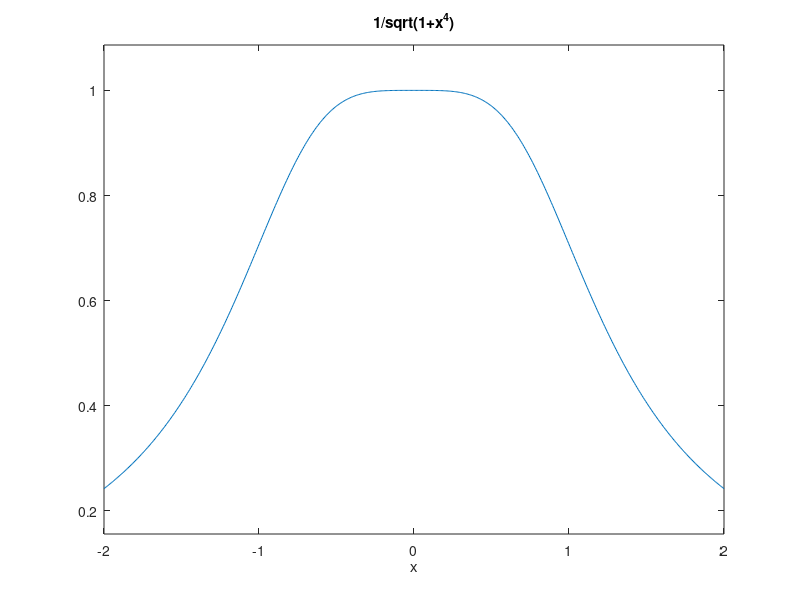

Here is the MATLAB script that generated this plot:
%% HY 213 - ARI8MHTIKH ANALYSH
%% Ergatshrio 10
%% Ari8mhtikh Oloklhrwsh kai Paragwgish,
%% onomatepwnymo = .......
%% userID = .......
%% AEM = .......% 

%% ASKHSH 1
%% Symbolikoi ypologismoi gia ypologismo oloklhrwmatwn se synexh dedomena.
%% synarthsh 1 metablhths

clf; clc; clear all, disp('ASKHSH 1')
ekf1 = '1./sqrt(1+x.^4)';
f1 = inline(ekf1);
ezplot(f1, [-2, 2]);
olok1 = quad(f1, -2, 2);
fprintf('QUAD: To oloklhrwma ths synarthshs %s einai %12.8f \n',ekf1,olok1);
pause

%% ASKHSH 2
%% Oloklhrwsh me diakrita dedomena
%% Xrhsimopoihste thn me8odo toy trapeziou (olok=trapz(x,y)) gia na
%% ypologisete to oloklhrwma ths parakatw synarthshs.

%% Synarthsh h(x) = 1/((x-0.3)^2+0.01)  + 1/((x-0.9)^2+0.4)
% clf; clc; clear all, disp('ASKHSH 2')
% h = inline('1./((x-0.3).^2+0.01)  + 1./((x-0.9).^2+0.4)');
% ezplot(h,[0,10]); title('1/((x-0.3)^2+0.01)  + 1/((x-0.9)^2+0.4)'); axis tight;
% x = [0:0.5:10];
% y = h(x);
% olokt = trapz(....  ,  ....);
% fprintf('TRAPZ: To oloklhrwma ths h sto [0, 10] einai %12.8f \n',olokt);
% hold on;
% plot(x,y, '*-r')
% pause;


%% ASKHSH 2a
%% Taksh sygklishs me8odou oloklhrwshs.
%% Xrhsimopoihste thn me8odo toy trapeziou (olok=trapz(x,y)) kai epibebaiwste thn tajh sygklishs ths.
%% Xrhsimopoieiste thn quad,  gia na sygkrinete ta apotelesmata kai na ypologisete to sfalma.

%% Synarthsh h(x) = 1/((x-0.3)^2+0.01)  + 1/((x-0.9)^2+0.4)
% clf; clc; clear all, disp('ASKHSH 2a')
% h = inline('1./((x-0.3).^2+0.01)  + 1./((x-0.9).^2+0.4)');
% ezplot(h,[0,10]); title('1/((x-0.3)^2+0.01)  + 1/((x-0.9)^2+0.4)'); axis tight;
% [olokq, nq] = quad(h, 0, 10, 5e-5)
% ii= 1;
% for n=11:10:1001
% x = linspace(0, 10, n);
% y = h(x);
% oloktra(ii) = trapz(x,y);
% fprintf('TRAPEZIO: To oloklhrwma ths h sto [0, 10] einai %12.8f \n',oloktra(ii));
% error(ii) = abs(oloktra(ii)-olokq)
% ii = ii+1;
% end
% figure(1)
% subplot(2,1,1)
% plot([11:10:1001], oloktra)
% xlabel('# shmeiwn diakritopoihshs')
% ylabel('oloklhrwma me trapz')
% subplot(2,1,2)
% plot([11:10:1001], error)
% xlabel('# shmeiwn diakritopoihshs')
% ylabel('sfalma oloklhrwmatos me trapz')
% pause;


%% ASKHSH 5
%% Ari8mhtikoi ypologismoi gia ypologismo paragwgwn
%% xrhsh ths diff gia ypologismo 1hs paragwgou

%pause; clf; clc; clear all, disp('ASKHSH 5')
%x = linspace(0,2*pi,50);
%yy = sin(x);
%cosine = diff(yy) ./ diff(x);
%xxcos = x(..........) + diff(x).............;
%hold on; 
%plot(x,yy, 'r*',xxcos, cosine, 'g*', x, 0*x,'r+', xxcos,0*xxcos,'g+')
%legend('synarthsh','paragwgos','shmeia synarthshs','shmeia paragwgishs')

%% ASKHSH 6
%% Ariumhtikh paragwgish se perissoetres diastaseis
%% Ypologismos prwtwn merikwn paragwgwn me thn gradient.

% pause; clf; clc; clear all, disp('ASKHSH 6')
% [x,y] = meshgrid(-2:.2:2, -2:.2:2);
% z = x .* exp(-x.^2 - y.^2);
% [px,py] = gradient(z,.2,.2);
% figure(1);
% contour(x,y,z, 20),hold on, %sxediasmos ths synarthshs
% colorbar;
% quiver(x,y,px,py), hold off % sxediasmos tou gradient(anadelta) ths synarthshs
% xlabel('x');ylabel('y');
% figure(2)
% surf(x,y,z);
% xlabel('x');ylabel('y');zlabel('z');
